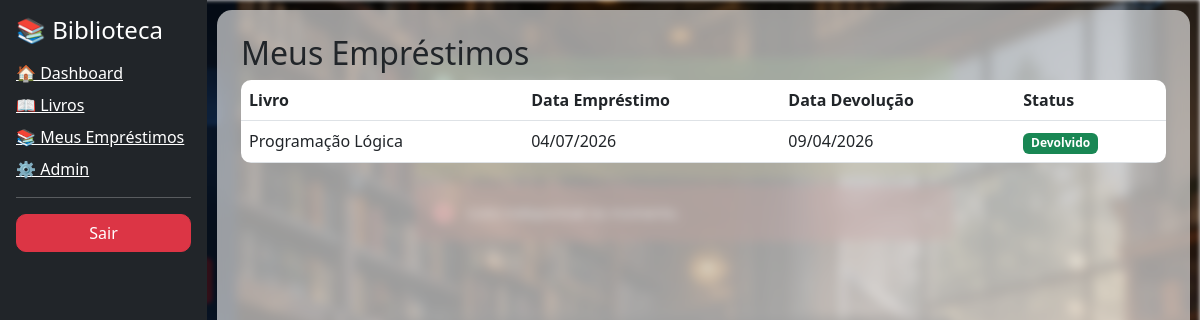
Screenshot of /meus/ (signed in) with the database file from the repository.
### core/models.py (models this page shows, shortened)
class Emprestimo(models.Model):
    usuario = models.ForeignKey(User, on_delete=models.CASCADE)
    livro = models.ForeignKey(Livro, on_delete=models.CASCADE)
    data_emprestimo = models.DateField(auto_now_add=True)
    data_devolucao = models.DateField(null=True, blank=True)
    devolvido = models.BooleanField(default=False)

class Livro(models.Model):
    titulo = models.CharField(max_length=200)
    autor = models.CharField(max_length=100)
    isbn = models.CharField(max_length=20)
    quantidade = models.IntegerField()

### core/views.py (the view)
# urls.py: path('meus/', views.meus_emprestimos, name='meus_emprestimos'),
@login_required
def meus_emprestimos(request):
    emprestimos = Emprestimo.objects.filter(usuario=request.user)
    return render(request, 'meus_emprestimos.html', {
        'emprestimos': emprestimos
    })

### core/templates/meus_emprestimos.html
{% extends 'index.html' %}
{% block content %}
<h2>Meus Empréstimos</h2>
{% if emprestimos %}
<table class="table">
<tr>
    <th>Livro</th>
    <th>Data Empréstimo</th>
    <th>Data Devolução</th>
    <th>Status</th>
</tr>
{% for emp in emprestimos %}
<tr>
    <td>{{ emp.livro.titulo }}</td>
    <td>{{ emp.data_emprestimo|date:"d/m/Y" }}</td>
    <td>
        {% if emp.data_devolucao %}
            {{ emp.data_devolucao|date:"d/m/Y" }}
        {% else %}
            ---
        {% endif %}
    </td>
    <td>
        {% if emp.devolvido %}
            <span class="badge bg-success">Devolvido</span>
        {% else %}
            <span class="badge bg-warning">Em aberto</span>
            <a href="/devolver/{{ emp.id }}" class="btn btn-danger btn-sm">
                Devolver
            </a>
        {% endif %}
    </td>
</tr>
{% endfor %}
</table>
{% endif %}
{% endblock %}

### core/templates/index.html (style rules this page uses)
table { border-radius: 10px; overflow: hidden; }

### rows the page displays
Emprestimo: livro.titulo "Programação Lógica", data_emprestimo "04/07/2026", data_devolucao "09/04/2026", devolvido "Devolvido"
